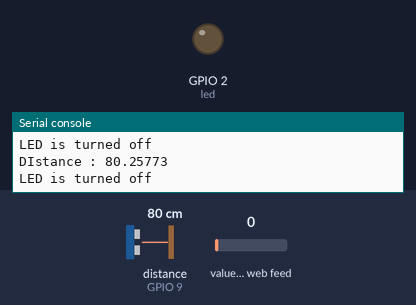
The program below on a simulated ESP32 board running MicroPython. On the bench: output pins drawn as LEDs (lit = HIGH), the last lines printed to the serial console. Inputs (shaded band) come from the test bench; at power-on: distance to the obstacle (sensor on GPIO 9) 80 cm, value of the web feed 0. The echo pulse lasts 58.3 µs per cm; WiFi joins after 1.5 s; requests to the public web service named in the program get a made-up reply in its usual format after 0.4 s (London, UTC, broken clouds, 64 % humidity, 1013 hPa unless stated); pins used as bus, display or sensor lines are not drawn.

Above: at 4.2 s.
4.3 s: distance to the obstacle (sensor on GPIO 9) set to 21 cm
5.8 s: distance to the obstacle (sensor on GPIO 9) set to 17 cm
At 6.7 s:
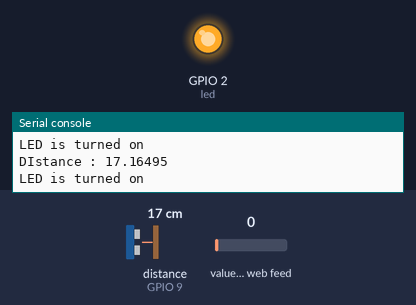
7.3 s: distance to the obstacle (sensor on GPIO 9) set to 35 cm
At 8.3 s:
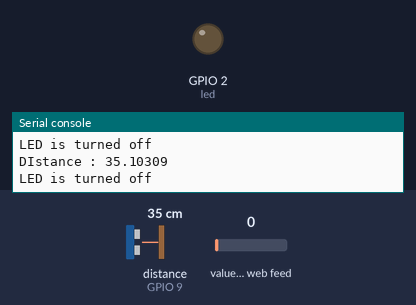
8.9 s: distance to the obstacle (sensor on GPIO 9) set to 2 cm
At 9.9 s:
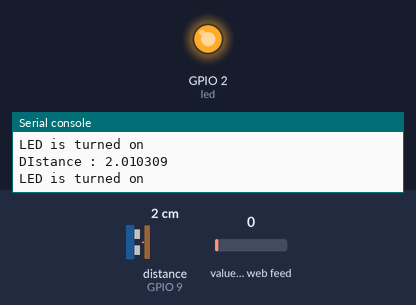
Timing chart, 0 to 11.5 s (numbered marks = the images above; inputs shaded):
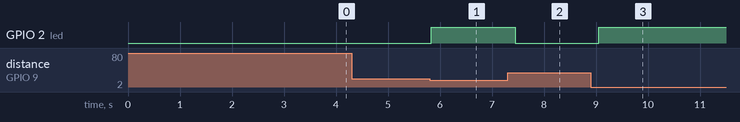

Measured:
- the behaviour switches between 20 and 19 cm on distance to the obstacle (sensor on GPIO 9) (found by bisection; images 0 and 1)
- after the input at 5.8 s, GPIO 2 (led): LOW → HIGH at once
- after the input at 7.3 s, GPIO 2 (led): HIGH → LOW after 0.14 s
- after the input at 8.9 s, GPIO 2 (led): LOW → HIGH after 0.15 s

The program:

main.py
```python
#sender code
import machine
import network
import time
import sys
import urequests
import ujson

#create object for led pin
led = machine.Pin(2,machine.Pin.OUT)

# Define the GPIO pins for TRIG and ECHO
TRIG_PIN = 3
ECHO_PIN = 9

# Initialize the GPIO pins
trig = machine.Pin(TRIG_PIN, machine.Pin.OUT)
echo = machine.Pin(ECHO_PIN, machine.Pin.IN)

# Function to measure distance
def measure_distance():
    trig.value(0)
    time.sleep_us(2)
    trig.value(1)
    time.sleep_us(10)
    trig.value(0)
    while echo.value() == 0:
        pass
    pulse_start = time.ticks_us()
    while echo.value() == 1:
        pass
    pulse_end = time.ticks_us()
    pulse_duration = time.ticks_diff(pulse_end, pulse_start)
    distance = (pulse_duration / 2) / 29.1  # Convert to centimeters
    return distance


# method to connect the esp32 with wi-fi and configure it as station device
def connect_wifi(ssid,psk,timeout):
    # object for wlan
    wlan = network.WLAN(network.STA_IF)
    # restart the wlan driver
    wlan.active(False)
    time.sleep(1)
    wlan.active(True)
    # connect with wi-fi
    wlan.connect(ssid,psk)
    t = 0
    print("Connecting",end="")
    while (wlan.isconnected()==False) and (timeout-t>0):
        t += 1
        print(".",end="")
        time.sleep(1)
    if wlan.isconnected() == True:
        print("\nConnection established")
        print("The IP of ESP device is: ",wlan.ifconfig()[0])
        print(wlan)
        return wlan
    else:
        print("\nCould not connect, try again")
        sys.exit()

connect_wifi("Boss","123456789",10)


# Firebase configuration
FIREBASE_URL = "https://esp32-f4164-default-rtdb.firebaseio.com/"  # Replace with your Firebase URL
FIREBASE_API_KEY = "AAIzaSyCYG_1U5z9HAQqf51ZkqxeBJPdYKD4CJnY"  # Replace with your Firebase API Key
NODE_PATH = "2"  # Node path to store button state

# Helper function to update the Firebase database
def update_firebase(value):
    data = {NODE_PATH: value}
    headers = {'Content-Type': 'application/json'}
    auth_url = f"{FIREBASE_URL}{NODE_PATH}.json?auth={FIREBASE_API_KEY}"
    response = urequests.put(auth_url, data=ujson.dumps(data), headers=headers)
    response.close()

while True:
    distance = measure_distance()
    print("DIstance :",distance)
    if distance <= 20:
        led.value(1)
        print("LED is turned on")
        update_firebase(1)
    else:
        led.value(0)
        print("LED is turned off")
        update_firebase(0)
```
